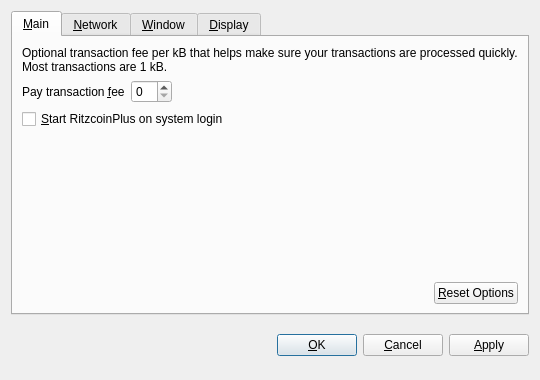
<?xml version="1.0" encoding="UTF-8"?>
<ui version="4.0">
 <class>OptionsDialog</class>
 <widget class="QDialog" name="OptionsDialog">
  <property name="geometry">
   <rect>
    <x>0</x>
    <y>0</y>
    <width>540</width>
    <height>380</height>
   </rect>
  </property>
  <property name="windowTitle">
   <string>Options</string>
  </property>
  <property name="modal">
   <bool>true</bool>
  </property>
  <layout class="QVBoxLayout" name="verticalLayout">
   <item>
    <widget class="QTabWidget" name="tabWidget">
     <property name="tabPosition">
      <enum>QTabWidget::North</enum>
     </property>
     <property name="currentIndex">
      <number>0</number>
     </property>
     <widget class="QWidget" name="tabMain">
      <attribute name="title">
       <string>&amp;Main</string>
      </attribute>
      <layout class="QVBoxLayout" name="verticalLayout_Main">
       <item>
        <widget class="QLabel" name="transactionFeeInfoLabel">
         <property name="text">
          <string>Optional transaction fee per kB that helps make sure your transactions are processed quickly. Most transactions are 1 kB.</string>
         </property>
         <property name="textFormat">
          <enum>Qt::PlainText</enum>
         </property>
         <property name="wordWrap">
          <bool>true</bool>
         </property>
        </widget>
       </item>
       <item>
        <layout class="QHBoxLayout" name="horizontalLayout_1_Main">
         <item>
          <widget class="QLabel" name="transactionFeeLabel">
           <property name="text">
            <string>Pay transaction &amp;fee</string>
           </property>
           <property name="textFormat">
            <enum>Qt::PlainText</enum>
           </property>
           <property name="buddy">
            <cstring>transactionFee</cstring>
           </property>
          </widget>
         </item>
         <item>
          <widget class="BitcoinAmountField" name="transactionFee"/>
         </item>
         <item>
          <spacer name="horizontalSpacer_1_Main">
           <property name="orientation">
            <enum>Qt::Horizontal</enum>
           </property>
           <property name="sizeHint" stdset="0">
            <size>
             <width>40</width>
             <height>20</height>
            </size>
           </property>
          </spacer>
         </item>
        </layout>
       </item>
       <item>
        <widget class="QCheckBox" name="bitcoinAtStartup">
         <property name="toolTip">
          <string>Automatically start RitzcoinPlus after logging in to the system.</string>
         </property>
         <property name="text">
          <string>&amp;Start RitzcoinPlus on system login</string>
         </property>
        </widget>
       </item>
       <item>
        <spacer name="verticalSpacer_Main">
         <property name="orientation">
          <enum>Qt::Vertical</enum>
         </property>
         <property name="sizeHint" stdset="0">
          <size>
           <width>20</width>
           <height>40</height>
          </size>
         </property>
        </spacer>
       </item>
       <item>
        <layout class="QHBoxLayout" name="horizontalLayout_2_Main">
         <item>
          <spacer name="horizontalSpacer_2_Main">
           <property name="orientation">
            <enum>Qt::Horizontal</enum>
           </property>
           <property name="sizeHint" stdset="0">
            <size>
             <width>40</width>
             <height>20</height>
            </size>
           </property>
          </spacer>
         </item>
         <item>
          <widget class="QPushButton" name="resetButton">
           <property name="toolTip">
            <string>Reset all client options to default.</string>
           </property>
           <property name="text">
            <string>&amp;Reset Options</string>
           </property>
           <property name="autoDefault">
            <bool>false</bool>
           </property>
          </widget>
         </item>
        </layout>
       </item>
      </layout>
     </widget>
     <widget class="QWidget" name="tabNetwork">
      <attribute name="title">
       <string>&amp;Network</string>
      </attribute>
      <layout class="QVBoxLayout" name="verticalLayout_Network">
       <item>
        <widget class="QCheckBox" name="mapPortUpnp">
         <property name="toolTip">
          <string>Automatically open the RitzcoinPlus client port on the router. This only works when your router supports UPnP and it is enabled.</string>
         </property>
         <property name="text">
          <string>Map port using &amp;UPnP</string>
         </property>
        </widget>
       </item>
       <item>
        <widget class="QCheckBox" name="connectSocks">
         <property name="toolTip">
          <string>Connect to the RitzcoinPlus network through a SOCKS proxy (e.g. when connecting through Tor).</string>
         </property>
         <property name="text">
          <string>&amp;Connect through SOCKS proxy:</string>
         </property>
        </widget>
       </item>
       <item>
        <layout class="QHBoxLayout" name="horizontalLayout_Network">
         <item>
          <widget class="QLabel" name="proxyIpLabel">
           <property name="text">
            <string>Proxy &amp;IP:</string>
           </property>
           <property name="textFormat">
            <enum>Qt::PlainText</enum>
           </property>
           <property name="buddy">
            <cstring>proxyIp</cstring>
           </property>
          </widget>
         </item>
         <item>
          <widget class="QValidatedLineEdit" name="proxyIp">
           <property name="maximumSize">
            <size>
             <width>140</width>
             <height>16777215</height>
            </size>
           </property>
           <property name="toolTip">
            <string>IP address of the proxy (e.g. 127.0.0.1)</string>
           </property>
          </widget>
         </item>
         <item>
          <widget class="QLabel" name="proxyPortLabel">
           <property name="text">
            <string>&amp;Port:</string>
           </property>
           <property name="textFormat">
            <enum>Qt::PlainText</enum>
           </property>
           <property name="buddy">
            <cstring>proxyPort</cstring>
           </property>
          </widget>
         </item>
         <item>
          <widget class="QLineEdit" name="proxyPort">
           <property name="maximumSize">
            <size>
             <width>55</width>
             <height>16777215</height>
            </size>
           </property>
           <property name="toolTip">
            <string>Port of the proxy (e.g. 9050)</string>
           </property>
          </widget>
         </item>
         <item>
          <widget class="QLabel" name="socksVersionLabel">
           <property name="text">
            <string>SOCKS &amp;Version:</string>
           </property>
           <property name="textFormat">
            <enum>Qt::PlainText</enum>
           </property>
           <property name="buddy">
            <cstring>socksVersion</cstring>
           </property>
          </widget>
         </item>
         <item>
          <widget class="QValueComboBox" name="socksVersion">
           <property name="toolTip">
            <string>SOCKS version of the proxy (e.g. 5)</string>
           </property>
          </widget>
         </item>
         <item>
          <spacer name="horizontalSpacer_Network">
           <property name="orientation">
            <enum>Qt::Horizontal</enum>
           </property>
           <property name="sizeHint" stdset="0">
            <size>
             <width>40</width>
             <height>20</height>
            </size>
           </property>
          </spacer>
         </item>
        </layout>
       </item>
       <item>
        <spacer name="verticalSpacer_Network">
         <property name="orientation">
          <enum>Qt::Vertical</enum>
         </property>
         <property name="sizeHint" stdset="0">
          <size>
           <width>20</width>
           <height>40</height>
          </size>
         </property>
        </spacer>
       </item>
      </layout>
     </widget>
     <widget class="QWidget" name="tabWindow">
      <attribute name="title">
       <string>&amp;Window</string>
      </attribute>
      <layout class="QVBoxLayout" name="verticalLayout_Window">
       <item>
        <widget class="QCheckBox" name="minimizeToTray">
         <property name="toolTip">
          <string>Show only a tray icon after minimizing the window.</string>
         </property>
         <property name="text">
          <string>&amp;Minimize to the tray instead of the taskbar</string>
         </property>
        </widget>
       </item>
       <item>
        <widget class="QCheckBox" name="minimizeOnClose">
         <property name="toolTip">
          <string>Minimize instead of exit the application when the window is closed. When this option is enabled, the application will be closed only after selecting Quit in the menu.</string>
         </property>
         <property name="text">
          <string>M&amp;inimize on close</string>
         </property>
        </widget>
       </item>
       <item>
        <spacer name="verticalSpacer_Window">
         <property name="orientation">
          <enum>Qt::Vertical</enum>
         </property>
         <property name="sizeHint" stdset="0">
          <size>
           <width>20</width>
           <height>40</height>
          </size>
         </property>
        </spacer>
       </item>
      </layout>
     </widget>
     <widget class="QWidget" name="tabDisplay">
      <attribute name="title">
       <string>&amp;Display</string>
      </attribute>
      <layout class="QVBoxLayout" name="verticalLayout_Display">
       <item>
        <layout class="QHBoxLayout" name="horizontalLayout_1_Display">
         <item>
          <widget class="QLabel" name="langLabel">
           <property name="text">
            <string>User Interface &amp;language:</string>
           </property>
           <property name="textFormat">
            <enum>Qt::PlainText</enum>
           </property>
           <property name="buddy">
            <cstring>lang</cstring>
           </property>
          </widget>
         </item>
         <item>
          <widget class="QValueComboBox" name="lang">
           <property name="toolTip">
            <string>The user interface language can be set here. This setting will take effect after restarting RitzcoinPlus.</string>
           </property>
          </widget>
         </item>
        </layout>
       </item>
       <item>
        <layout class="QHBoxLayout" name="horizontalLayout_2_Display">
         <item>
          <widget class="QLabel" name="unitLabel">
           <property name="text">
            <string>&amp;Unit to show amounts in:</string>
           </property>
           <property name="textFormat">
            <enum>Qt::PlainText</enum>
           </property>
           <property name="buddy">
            <cstring>unit</cstring>
           </property>
          </widget>
         </item>
         <item>
          <widget class="QValueComboBox" name="unit">
           <property name="toolTip">
            <string>Choose the default subdivision unit to show in the interface and when sending coins.</string>
           </property>
          </widget>
         </item>
        </layout>
       </item>
       <item>
        <widget class="QCheckBox" name="displayAddresses">
         <property name="toolTip">
          <string>Whether to show RitzcoinPlus addresses in the transaction list or not.</string>
         </property>
         <property name="text">
          <string>&amp;Display addresses in transaction list</string>
         </property>
        </widget>
       </item>
       <item>
        <widget class="QCheckBox" name="coinControlFeatures">
         <property name="toolTip">
          <string>Whether to show coin control features or not.</string>
         </property>
         <property name="text">
          <string>Display coin &amp;control features (experts only!)</string>
         </property>
        </widget>
       </item>
       <item>
        <spacer name="verticalSpacer_Display">
         <property name="orientation">
          <enum>Qt::Vertical</enum>
         </property>
         <property name="sizeHint" stdset="0">
          <size>
           <width>20</width>
           <height>40</height>
          </size>
         </property>
        </spacer>
       </item>
      </layout>
     </widget>
    </widget>
   </item>
   <item>
    <layout class="QHBoxLayout" name="horizontalLayout_Buttons">
     <item>
      <spacer name="horizontalSpacer_1">
       <property name="orientation">
        <enum>Qt::Horizontal</enum>
       </property>
       <property name="sizeHint" stdset="0">
        <size>
         <width>40</width>
         <height>48</height>
        </size>
       </property>
      </spacer>
     </item>
     <item>
      <widget class="QLabel" name="statusLabel">
       <property name="font">
        <font>
         <weight>75</weight>
         <bold>true</bold>
        </font>
       </property>
       <property name="text">
        <string/>
       </property>
       <property name="textFormat">
        <enum>Qt::PlainText</enum>
       </property>
       <property name="wordWrap">
        <bool>true</bool>
       </property>
      </widget>
     </item>
     <item>
      <spacer name="horizontalSpacer_2">
       <property name="orientation">
        <enum>Qt::Horizontal</enum>
       </property>
       <property name="sizeHint" stdset="0">
        <size>
         <width>40</width>
         <height>48</height>
        </size>
       </property>
      </spacer>
     </item>
     <item>
      <widget class="QPushButton" name="okButton">
       <property name="text">
        <string>&amp;OK</string>
       </property>
      </widget>
     </item>
     <item>
      <widget class="QPushButton" name="cancelButton">
       <property name="text">
        <string>&amp;Cancel</string>
       </property>
       <property name="autoDefault">
        <bool>false</bool>
       </property>
      </widget>
     </item>
     <item>
      <widget class="QPushButton" name="applyButton">
       <property name="text">
        <string>&amp;Apply</string>
       </property>
       <property name="autoDefault">
        <bool>false</bool>
       </property>
      </widget>
     </item>
    </layout>
   </item>
  </layout>
 </widget>
 <customwidgets>
  <customwidget>
   <class>BitcoinAmountField</class>
   <extends>QSpinBox</extends>
   <header>bitcoinamountfield.h</header>
  </customwidget>
  <customwidget>
   <class>QValueComboBox</class>
   <extends>QComboBox</extends>
   <header>qvaluecombobox.h</header>
  </customwidget>
  <customwidget>
   <class>QValidatedLineEdit</class>
   <extends>QLineEdit</extends>
   <header>qvalidatedlineedit.h</header>
  </customwidget>
 </customwidgets>
 <resources/>
 <connections/>
</ui>
